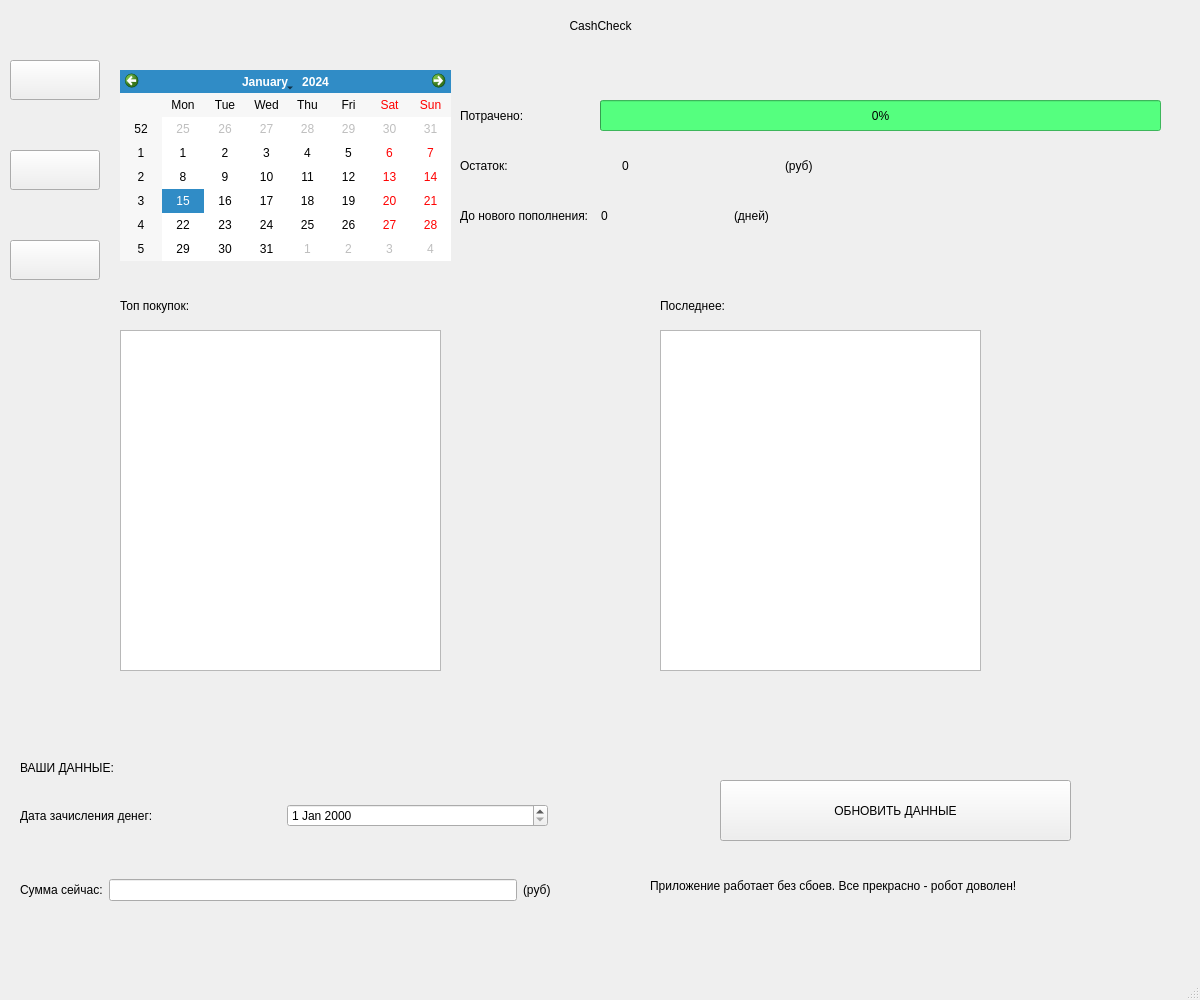
<?xml version="1.0" encoding="UTF-8"?>
<ui version="4.0">
 <class>MainWindowHome</class>
 <widget class="QMainWindow" name="MainWindowHome">
  <property name="enabled">
   <bool>true</bool>
  </property>
  <property name="geometry">
   <rect>
    <x>0</x>
    <y>0</y>
    <width>1200</width>
    <height>1000</height>
   </rect>
  </property>
  <property name="minimumSize">
   <size>
    <width>1200</width>
    <height>1000</height>
   </size>
  </property>
  <property name="maximumSize">
   <size>
    <width>1200</width>
    <height>1000</height>
   </size>
  </property>
  <property name="windowTitle">
   <string>MainWindow</string>
  </property>
  <property name="styleSheet">
   <string notr="true">background-image: url(:/ad/project pqt5/materials for the proj/startluna.png);</string>
  </property>
  <widget class="QWidget" name="centralwidget">
   <widget class="QWidget" name="widget" native="true">
    <property name="enabled">
     <bool>true</bool>
    </property>
    <property name="geometry">
     <rect>
      <x>110</x>
      <y>60</y>
      <width>1081</width>
      <height>681</height>
     </rect>
    </property>
    <property name="styleSheet">
     <string notr="true">background-image: url(:/ad/project pqt5/materials for the proj/home or main.png);</string>
    </property>
    <widget class="QCalendarWidget" name="calendarWidget">
     <property name="geometry">
      <rect>
       <x>10</x>
       <y>10</y>
       <width>331</width>
       <height>191</height>
      </rect>
     </property>
    </widget>
    <widget class="QProgressBar" name="progressBar">
     <property name="geometry">
      <rect>
       <x>490</x>
       <y>40</y>
       <width>561</width>
       <height>31</height>
      </rect>
     </property>
     <property name="styleSheet">
      <string notr="true">background-color: rgb(85, 255, 127);</string>
     </property>
     <property name="value">
      <number>0</number>
     </property>
     <property name="textDirection">
      <enum>QProgressBar::TopToBottom</enum>
     </property>
    </widget>
    <widget class="QWidget" name="horizontalLayoutWidget_3">
     <property name="geometry">
      <rect>
       <x>350</x>
       <y>90</y>
       <width>481</width>
       <height>31</height>
      </rect>
     </property>
     <layout class="QHBoxLayout" name="horizontalLayout_3">
      <item>
       <widget class="QLabel" name="label_6">
        <property name="enabled">
         <bool>true</bool>
        </property>
        <property name="styleSheet">
         <string notr="true">font: 16pt &quot;Palatino Linotype&quot;;</string>
        </property>
        <property name="text">
         <string>Остаток:</string>
        </property>
       </widget>
      </item>
      <item>
       <widget class="QLabel" name="label_9">
        <property name="styleSheet">
         <string notr="true">font: 16pt &quot;Palatino Linotype&quot;;</string>
        </property>
        <property name="text">
         <string>0</string>
        </property>
       </widget>
      </item>
      <item>
       <widget class="QLabel" name="label_10">
        <property name="enabled">
         <bool>true</bool>
        </property>
        <property name="styleSheet">
         <string notr="true">font: 16pt &quot;Palatino Linotype&quot;;</string>
        </property>
        <property name="text">
         <string>(руб)</string>
        </property>
       </widget>
      </item>
     </layout>
    </widget>
    <widget class="QWidget" name="horizontalLayoutWidget_4">
     <property name="geometry">
      <rect>
       <x>350</x>
       <y>140</y>
       <width>401</width>
       <height>31</height>
      </rect>
     </property>
     <layout class="QHBoxLayout" name="horizontalLayout_4">
      <item>
       <widget class="QLabel" name="label_7">
        <property name="styleSheet">
         <string notr="true">font: 16pt &quot;Palatino Linotype&quot;;</string>
        </property>
        <property name="text">
         <string>До нового пополнения:  </string>
        </property>
       </widget>
      </item>
      <item>
       <widget class="QLabel" name="label_11">
        <property name="styleSheet">
         <string notr="true">font: 16pt &quot;Palatino Linotype&quot;;</string>
        </property>
        <property name="text">
         <string>0</string>
        </property>
       </widget>
      </item>
      <item>
       <widget class="QLabel" name="label_8">
        <property name="styleSheet">
         <string notr="true">font: 16pt &quot;Palatino Linotype&quot;;</string>
        </property>
        <property name="text">
         <string>(дней)</string>
        </property>
       </widget>
      </item>
     </layout>
    </widget>
    <widget class="QLabel" name="label_12">
     <property name="geometry">
      <rect>
       <x>350</x>
       <y>40</y>
       <width>121</width>
       <height>31</height>
      </rect>
     </property>
     <property name="styleSheet">
      <string notr="true">font: 16pt &quot;Palatino Linotype&quot;;</string>
     </property>
     <property name="text">
      <string>Потрачено:</string>
     </property>
    </widget>
    <widget class="QLabel" name="label_13">
     <property name="geometry">
      <rect>
       <x>10</x>
       <y>230</y>
       <width>141</width>
       <height>31</height>
      </rect>
     </property>
     <property name="styleSheet">
      <string notr="true">font: 16pt &quot;Palatino Linotype&quot;;</string>
     </property>
     <property name="text">
      <string>Топ покупок:</string>
     </property>
    </widget>
    <widget class="QLabel" name="label_14">
     <property name="geometry">
      <rect>
       <x>550</x>
       <y>230</y>
       <width>111</width>
       <height>31</height>
      </rect>
     </property>
     <property name="styleSheet">
      <string notr="true">font: 16pt &quot;Palatino Linotype&quot;;</string>
     </property>
     <property name="text">
      <string>Последнее:</string>
     </property>
    </widget>
    <widget class="QTableWidget" name="tableWidget">
     <property name="geometry">
      <rect>
       <x>10</x>
       <y>270</y>
       <width>321</width>
       <height>341</height>
      </rect>
     </property>
    </widget>
    <widget class="QTableWidget" name="tableWidget_2">
     <property name="geometry">
      <rect>
       <x>550</x>
       <y>270</y>
       <width>321</width>
       <height>341</height>
      </rect>
     </property>
    </widget>
   </widget>
   <widget class="QWidget" name="widget_2" native="true">
    <property name="geometry">
     <rect>
      <x>10</x>
      <y>60</y>
      <width>91</width>
      <height>681</height>
     </rect>
    </property>
    <property name="styleSheet">
     <string notr="true">background-image: url(:/ad/project pqt5/materials for the proj/home or left.png);</string>
    </property>
    <widget class="QPushButton" name="pushButton_4">
     <property name="geometry">
      <rect>
       <x>0</x>
       <y>0</y>
       <width>90</width>
       <height>40</height>
      </rect>
     </property>
     <property name="styleSheet">
      <string notr="true">border-image: url(:/ad/project pqt5/materials for the proj/grey.png);</string>
     </property>
     <property name="text">
      <string/>
     </property>
     <property name="icon">
      <iconset resource="imges.qrc">
       <normaloff>:/ad/project pqt5/materials for the proj/left-arrow.png</normaloff>:/ad/project pqt5/materials for the proj/left-arrow.png</iconset>
     </property>
     <property name="iconSize">
      <size>
       <width>30</width>
       <height>30</height>
      </size>
     </property>
    </widget>
    <widget class="QPushButton" name="pushButton_3">
     <property name="geometry">
      <rect>
       <x>0</x>
       <y>90</y>
       <width>90</width>
       <height>40</height>
      </rect>
     </property>
     <property name="styleSheet">
      <string notr="true">border-image: url(:/ad/project pqt5/materials for the proj/grey.png);</string>
     </property>
     <property name="text">
      <string/>
     </property>
     <property name="icon">
      <iconset resource="imges.qrc">
       <normaloff>:/ad/project pqt5/materials for the proj/give-money.png</normaloff>:/ad/project pqt5/materials for the proj/give-money.png</iconset>
     </property>
     <property name="iconSize">
      <size>
       <width>30</width>
       <height>30</height>
      </size>
     </property>
    </widget>
    <widget class="QPushButton" name="pushButton_2">
     <property name="geometry">
      <rect>
       <x>0</x>
       <y>180</y>
       <width>90</width>
       <height>40</height>
      </rect>
     </property>
     <property name="styleSheet">
      <string notr="true">border-image: url(:/ad/project pqt5/materials for the proj/grey.png);</string>
     </property>
     <property name="text">
      <string/>
     </property>
     <property name="icon">
      <iconset resource="imges.qrc">
       <normaloff>:/ad/project pqt5/materials for the proj/wishlist.png</normaloff>:/ad/project pqt5/materials for the proj/wishlist.png</iconset>
     </property>
     <property name="iconSize">
      <size>
       <width>30</width>
       <height>30</height>
      </size>
     </property>
    </widget>
   </widget>
   <widget class="QWidget" name="widget_3" native="true">
    <property name="geometry">
     <rect>
      <x>10</x>
      <y>750</y>
      <width>1181</width>
      <height>241</height>
     </rect>
    </property>
    <property name="styleSheet">
     <string notr="true">background-image: url(:/ad/project pqt5/materials for the proj/home or down.png);</string>
    </property>
    <widget class="QLabel" name="label">
     <property name="geometry">
      <rect>
       <x>10</x>
       <y>10</y>
       <width>121</width>
       <height>16</height>
      </rect>
     </property>
     <property name="styleSheet">
      <string notr="true">font: 75 12pt &quot;System&quot;;</string>
     </property>
     <property name="text">
      <string>ВАШИ ДАННЫЕ:</string>
     </property>
    </widget>
    <widget class="QWidget" name="horizontalLayoutWidget">
     <property name="geometry">
      <rect>
       <x>10</x>
       <y>40</y>
       <width>528</width>
       <height>52</height>
      </rect>
     </property>
     <layout class="QHBoxLayout" name="horizontalLayout">
      <item>
       <widget class="QLabel" name="label_3">
        <property name="styleSheet">
         <string notr="true">font: 16pt &quot;Palatino Linotype&quot;;</string>
        </property>
        <property name="text">
         <string>Дата зачисления денег:</string>
        </property>
       </widget>
      </item>
      <item>
       <widget class="QDateEdit" name="dateEdit"/>
      </item>
     </layout>
    </widget>
    <widget class="QWidget" name="horizontalLayoutWidget_2">
     <property name="geometry">
      <rect>
       <x>10</x>
       <y>100</y>
       <width>531</width>
       <height>80</height>
      </rect>
     </property>
     <layout class="QHBoxLayout" name="horizontalLayout_2">
      <item>
       <widget class="QLabel" name="label_4">
        <property name="styleSheet">
         <string notr="true">font: 16pt &quot;Palatino Linotype&quot;;</string>
        </property>
        <property name="text">
         <string>Сумма сейчас:</string>
        </property>
       </widget>
      </item>
      <item>
       <widget class="QLineEdit" name="lineEdit"/>
      </item>
      <item>
       <widget class="QLabel" name="label_5">
        <property name="styleSheet">
         <string notr="true">font: 16pt &quot;Palatino Linotype&quot;;</string>
        </property>
        <property name="text">
         <string>(руб)</string>
        </property>
       </widget>
      </item>
     </layout>
    </widget>
    <widget class="QPushButton" name="pushButton_5">
     <property name="geometry">
      <rect>
       <x>710</x>
       <y>30</y>
       <width>351</width>
       <height>61</height>
      </rect>
     </property>
     <property name="styleSheet">
      <string notr="true">border-image: url(:/ad/project pqt5/materials for the proj/grey.png);
font: 26pt &quot;MS Shell Dlg 2&quot;;</string>
     </property>
     <property name="text">
      <string>ОБНОВИТЬ ДАННЫЕ</string>
     </property>
     <property name="iconSize">
      <size>
       <width>30</width>
       <height>30</height>
      </size>
     </property>
    </widget>
    <widget class="QLabel" name="label_15">
     <property name="geometry">
      <rect>
       <x>640</x>
       <y>100</y>
       <width>491</width>
       <height>71</height>
      </rect>
     </property>
     <property name="styleSheet">
      <string notr="true">font: 12pt &quot;MS Shell Dlg 2&quot;;</string>
     </property>
     <property name="text">
      <string>Приложение работает без сбоев. Все прекрасно - робот доволен!</string>
     </property>
    </widget>
   </widget>
   <widget class="QLabel" name="label_2">
    <property name="geometry">
     <rect>
      <x>10</x>
      <y>0</y>
      <width>1181</width>
      <height>51</height>
     </rect>
    </property>
    <property name="styleSheet">
     <string notr="true">background-image: url(:/ad/project pqt5/materials for the proj/pink home.png);
font: 75 36pt &quot;Segoe Print&quot;;</string>
    </property>
    <property name="text">
     <string>CashCheck</string>
    </property>
    <property name="alignment">
     <set>Qt::AlignCenter</set>
    </property>
   </widget>
  </widget>
  <widget class="QMenuBar" name="menubar">
   <property name="geometry">
    <rect>
     <x>0</x>
     <y>0</y>
     <width>1200</width>
     <height>21</height>
    </rect>
   </property>
  </widget>
  <widget class="QStatusBar" name="statusbar"/>
 </widget>
 <resources>
  <include location="imges.qrc"/>
 </resources>
 <connections/>
</ui>
